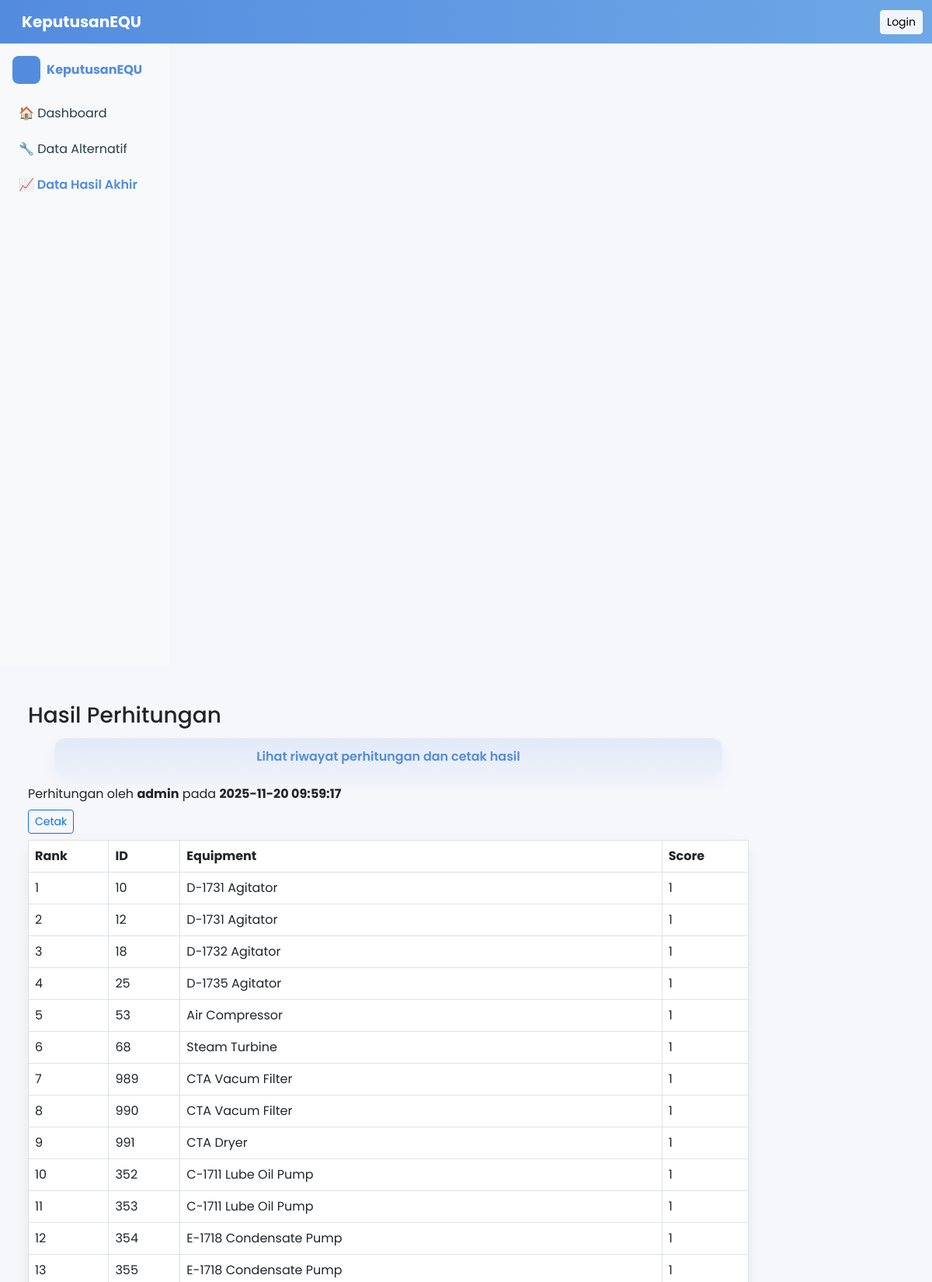
The page /pages/data_hasil.php?history_id=1 (upper part) on the database its author committed.
### tables this page shows
CREATE TABLE `compute_history` (
  `id_history` int(11) NOT NULL,
  `computed_by` varchar(100) DEFAULT NULL,
  `computed_at` datetime DEFAULT current_timestamp(),
  `filters` text DEFAULT NULL
);

CREATE TABLE `compute_results` (
  `id_result` int(11) NOT NULL,
  `history_id` int(11) NOT NULL,
  `id_equipment` int(11) NOT NULL,
  `score` float NOT NULL,
  `details` text DEFAULT NULL
);

CREATE TABLE `equipment` (
  `id_equipment` int(11) NOT NULL,
  `equipment_name` varchar(100) NOT NULL,
  `inspection_name` varchar(100) NOT NULL,
  `id_grade` int(11) NOT NULL,
  `id_classification` int(11) NOT NULL,
  `id_inspection_period` int(11) NOT NULL,
  `id_last_inspection` int(4) NOT NULL,
  `id_plant` int(11) NOT NULL
);

### pages/data_hasil.php (the view, shortened to what this page needs)
<?php
include('../config/db.php'); include('../includes/header.php'); include('../includes/sidebar.php');
?>
<div class="container mt-4">
  <h3>Hasil Perhitungan</h3>
  <span class="welcome-pill">Lihat riwayat perhitungan dan cetak hasil</span>
<?php
if (!empty($_GET['history_id'])) {
  $hid = (int)$_GET['history_id'];
  $h = $koneksi->query("SELECT * FROM compute_history WHERE id_history=$hid")->fetch_assoc();
  if (!$h) { echo "<div class='alert alert-warning'>History tidak ditemukan.</div>"; }
  else {
    echo "<div class='mb-2'>Perhitungan oleh <strong>".htmlspecialchars($h['computed_by'])."</strong> pada <strong>".htmlspecialchars($h['computed_at'])."</strong></div>";
    echo "<div class='mb-2'>";
    echo "<button class='btn btn-sm btn-outline-primary' onclick='window.print()'>Cetak</button> ";
    echo "</div>";
    echo "<div class='card'><div class='card-body p-0'><table class='table table-bordered mb-0'><thead><tr><th>Rank</th><th>ID</th><th>Equipment</th><th>Score</th></tr></thead><tbody>";
    $q = $koneksi->query("SELECT cr.* , e.equipment_name AS live_name FROM compute_results cr LEFT JOIN equipment e ON cr.id_equipment=e.id_equipment WHERE cr.history_id=$hid ORDER BY cr.score DESC");
    $rank = 1;
    while($row = $q->fetch_assoc()){
      $displayName = '';
      if(!empty($row['live_name'])){
        $displayName = htmlspecialchars($row['live_name']);
      } else {
        $det = json_decode($row['details'], true);
        if(is_array($det) && !empty($det['name'])) $displayName = htmlspecialchars($det['name']);
        else $displayName = '(deleted)';
      }
      echo "<tr><td>$rank</td><td>".$row['id_equipment']."</td><td>".$displayName."</td><td>".round($row['score'],4)."</td></tr>";
      $rank++;
    }
    echo "</tbody></table></div></div>";
  }
}
?>
</div>
<?php include('../includes/footer.php'); ?>

### style.css (style rules this page uses)
:root { --accent-1: #538CDF; --accent-2: #34a0ff; --card-bg: #ffffff; --muted: #6c757d; }
.welcome-pill { display:block;max-width:860px;margin:12px auto;padding:12px 18px;border-radius:14px;background:linear-gradient(180deg, rgba(83,140,223,0.12), rgba(83,140,223,0.06));color:var(--accent-1);font-weight:600;text-align:center;box-shadow:0 8px 20px rgba(83,140,223,0.08) }
.card, .dash-card { border:none;border-radius:14px;box-shadow:0 8px 20px rgba(17,24,39,0.06);transition:transform .18s ease, box-shadow .18s ease }

### includes/header.php (style rules this page uses)
body { padding-top: 56px; font-family: 'Poppins', sans-serif; background: #f6f7fb; }

### rows shown on the page
compute_history: computed_by "admin", computed_at "2025-11-20 09:59:17"
compute_results: id_equipment "10", id_equipment.equipment_name "D-1731 Agitator", score "1"
compute_results: id_equipment "12", id_equipment.equipment_name "D-1731 Agitator", score "1"
compute_results: id_equipment "18", id_equipment.equipment_name "D-1732 Agitator", score "1"
compute_results: id_equipment "25", id_equipment.equipment_name "D-1735 Agitator", score "1"
compute_results: id_equipment "53", id_equipment.equipment_name "Air Compressor", score "1"
compute_results: id_equipment "68", id_equipment.equipment_name "Steam Turbine", score "1"
compute_results: id_equipment "989", id_equipment.equipment_name "CTA Vacum Filter", score "1"
compute_results: id_equipment "990", id_equipment.equipment_name "CTA Vacum Filter", score "1"
compute_results: id_equipment "991", id_equipment.equipment_name "CTA Dryer", score "1"
compute_results: id_equipment "352", id_equipment.equipment_name "C-1711 Lube Oil Pump", score "1"
compute_results: id_equipment "353", id_equipment.equipment_name "C-1711 Lube Oil Pump", score "1"
compute_results: id_equipment "354", id_equipment.equipment_name "E-1718 Condensate Pump", score "1"
compute_results: id_equipment "355", id_equipment.equipment_name "E-1718 Condensate Pump", score "1"
